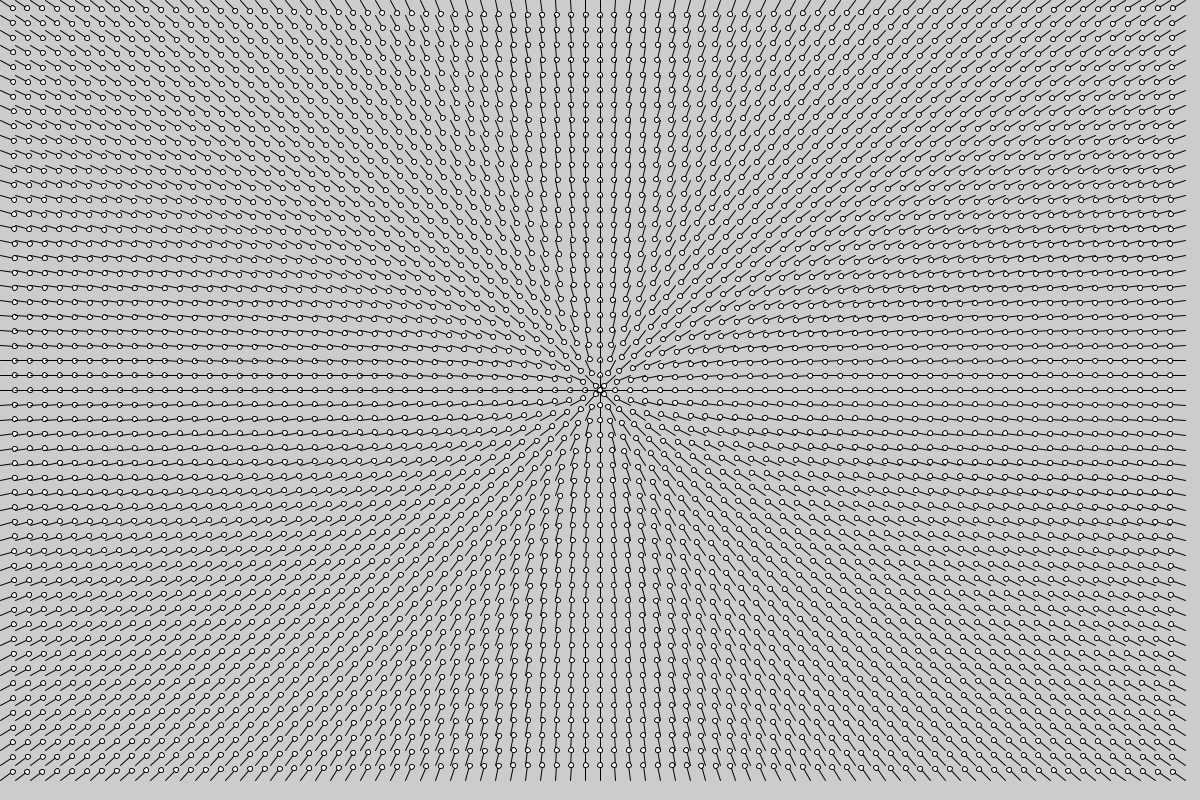
Frame 1 (no input)
Frame 60 (the mouse pressed at the canvas centre just before this capture): identical to frame 1, image omitted
Frame 120 (the mouse held since frame 60 and released just before this capture): identical to frame 1, image omitted

The Processing sketch that drew this single still picture (run headless with seeded random() and noise(); from frame 60 on, the mouse is pressed at the canvas centre):

// Processing sketch: feb15
// ── feb15.pde
/*
Create a flow field and then have a vehicle follow it
 
 Michael Shiloh
 February 10 2021
 
 Based on examples from The Nature of Code by Daniel Shiffman
 
 This code is in the public domain
 */

// The flow field class, more or less straight from the book
// with the addition of the display() function and different
// initialization options (each of which is from the book)
class FlowField {

  PVector[][] field;
  int cols, rows;
  int resolution; // Size of each square in the grid, in pixels

  // Constructor takes the desired resolution
  FlowField(int _res) {
    resolution = _res;
    cols = width/resolution;
    rows = height/resolution;

    // Declare the array of PVectors which will hold the field
    field = new PVector[cols][rows];

    // Initialize the field using one of the three options below
    // or make up your own initialization function
    // uniformFlowField();
     centerFlowField();
    //randomFlowField();
    //perlinFlowField();
  }
  void centerFlowField() {
    PVector center = new PVector(600/resolution,400/resolution);
    for (int i = 0; i < cols; i++) {
      for (int j = 0; j < rows; j++) {
        float theta = atan((i-center.x)/(j-center.y));
        field[i][j] = new PVector(sin(theta), cos(theta));
        if(j>=center.y) {
          field[i][j].mult(-1);
        }
      }
    }
  }

  // Pretty boring; all vectors point to the right
  void uniformFlowField() {
    for (int i = 0; i < cols; i++) {
      for (int j = 0; j < rows; j++) {
        field[i][j] = new PVector(1, 0); // pointing to the right
      }
    }
  }

  void randomFlowField() {
    for (int i = 0; i < cols; i++) {
      for (int j = 0; j < rows; j++) {
        field[i][j] = PVector.random2D();
      }
    }
  }

  // Use perlin noise to determine the angle of each vector
  void perlinFlowField() {

    float xoff = 0;
    for (int i = 0; i < cols; i++) {
      float yoff = 0;
      for (int j = 0; j < rows; j++) {

        // Moving through the noise() space in two dimensions
        // and mapping the result to an angle between 0 and 360
        float theta = map(noise(xoff, yoff), 0, 1, 0, TWO_PI);

        // Convert the angle (polar coordinate) to Cartesian coordinates
        field[i][j] = new PVector(cos(theta), sin(theta));

        // Move to neighboring noise in Y axis
        yoff += 0.1;
      }

      // Move to neighboring noise in X axis
      xoff += 0.1;
    }
  }

  // Given a PVector which defines a location in the flow field,
  // return a copy of the value of the flow field at that location
  PVector lookup(PVector lookup) {

    // Convert x and y values to row and column, and constrain
    // to stay within the field
    int column = int(constrain(lookup.x/resolution, 0, cols-1));
    int row = int(constrain(lookup.y/resolution, 0, rows-1));

    return field[column][row].copy();
  }

  // Display the flow field so we can see if it looks like what we think it should
  //
  void display() {
    for (int i = 0; i < cols; i++) {
      for (int j = 0; j < rows; j++) {
        print("col " + i + " row " + j + "  ");
        println(i*resolution, j*resolution, field[i][j].x, field[i][j].y);
        pushMatrix();

        // This translates to the top left corner of the grid, but really
        // it should center the vector in the middle of the grid
        translate(i*resolution, j*resolution);
        PVector f = field[i][j].copy();
        f.mult(resolution);
        line(0, 0, f.x, f.y);
        ellipse(f.x, f.y, 5, 5); // circle instead of arrow head
        popMatrix();
      }
    }
  }
}

// The vehicle class, more or less straight from the book
class Vehicle {

  PVector location;
  PVector velocity;
  PVector acceleration;
  // Additional variable for size
  float r;
  float maxforce;
  float maxspeed;

  Vehicle(float x, float y) {
    acceleration = new PVector(0, 0);
    velocity = new PVector(0, 0);
    location = new PVector(x, y);
    r = 3.0;
    //Arbitrary values for maxspeed and
    // force; try varying these!
    maxspeed = 4;
    maxforce = 10;
  }

  // Update the velocity and location, based on the acceleration generated by the steering force
  void update() {
    velocity.add(acceleration);
    velocity.limit(maxspeed);
    location.add(velocity);
    acceleration.mult(0); // clear the acceleration for the next frame
  }

  // Newton’s second law; we could divide by mass if we wanted.
  // If there are multiple forces (e.g. gravity, wind) we use
  // this function for each one, and it is added to the acceleration
  void applyForce(PVector force) {
    acceleration.add(force);
  }

  /*
  What follows are different steering algorithms. A vehicle
   could use any one, and you could create addiotional ones.
   Each algorithm calculates the steering force and then
   applies it
   */

  // Calculate steering force to seek a target
  void seek(PVector target) {
    PVector desired = PVector.sub(target, location);
    desired.normalize();
    desired.mult(maxspeed);
    PVector steer = PVector.sub(desired, velocity);
    steer.limit(maxforce);
    applyForce(steer);
  }

  // Calculate the steering force to follow a flow field
  void follow(FlowField flow) {
    // Look up the vector at that spot in the flow field
    PVector desired = flow.lookup(location);
    desired.mult(maxspeed);

    // Steering is desired minus velocity
    PVector steer = PVector.sub(desired, velocity);
    steer.limit(maxforce);
    applyForce(steer);
  }

  void display() {
    // Vehicle is a triangle pointing in
    // the direction of velocity; since it is drawn
    // pointing up, we rotate it an additional 90 degrees.
    float theta = velocity.heading() + PI/2;
    fill(175);
    stroke(0);
    pushMatrix();
    translate(location.x, location.y);
    rotate(theta);
    beginShape();
    vertex(0, -r*2);
    vertex(-r, r*2);
    vertex(r, r*2);
    endShape(CLOSE);
    popMatrix();
  }
}

/*
Finally we can use these classes to make a vehicle and a flow field
 and watch the vehicle follow the flow field
 */

FlowField f;
Vehicle v;
ArrayList<Vehicle> vehicles = new ArrayList<Vehicle>();

void setup() {
  size (1200, 800);
  f = new FlowField(15);
  f.display(); // display the flow field

  // put the vehicle in the middle
  v = new Vehicle(width/2, height/2);
  vehicles.add(v);
}


void draw() {
  for (int i = 0; i<vehicles.size(); i++) {
    vehicles.get(i).follow(f); // Apply the steering force to follow the flow field
    vehicles.get(i).update(); // Update the velocity and location, based on the acceleration generated by the steering force
    vehicles.get(i).display(); // display the vehicle
  }
}
void mousePressed() {
  vehicles.add(new Vehicle(mouseX, mouseY));
}
